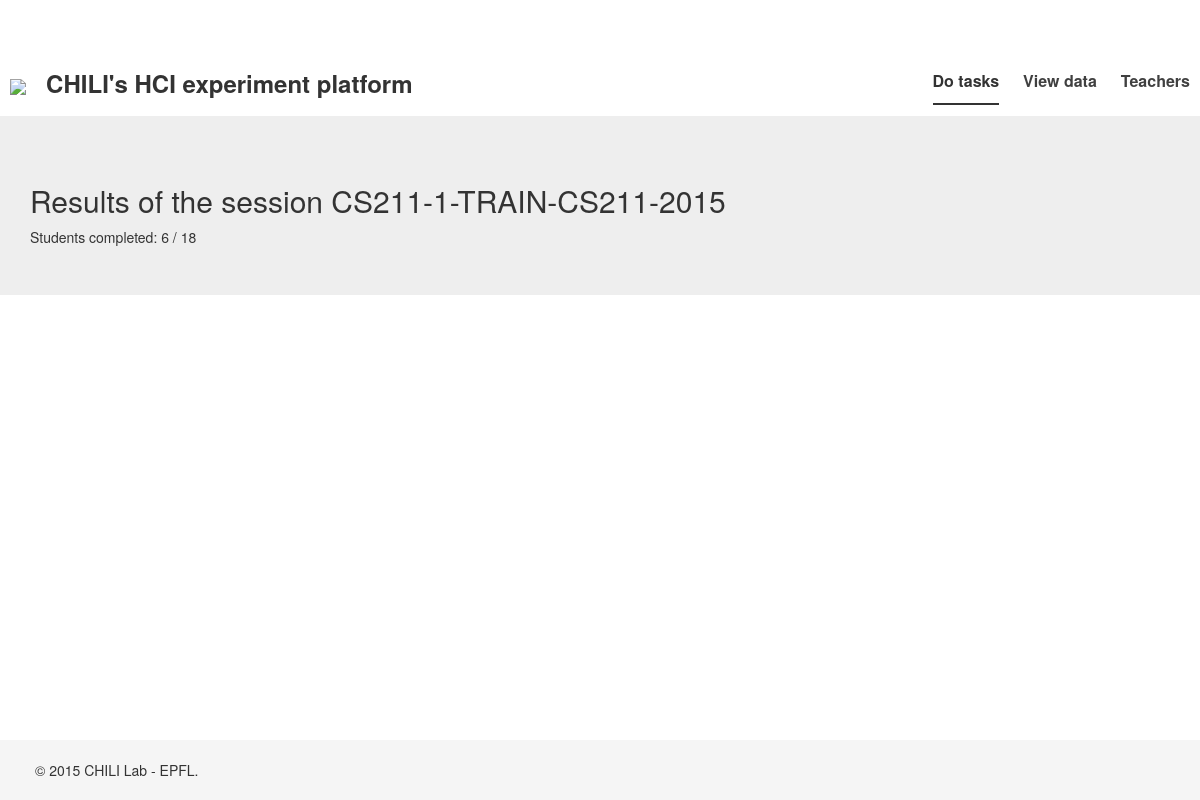
The app's page /results/2/ (signed in) with its own data.
### experiment/models.py (models this page shows, shortened)
class Session(models.Model):
    experiment = models.ForeignKey(Experiment)
    course = models.ForeignKey(Course)
    time = models.TimeField(auto_now_add=True)
    closed = models.BooleanField()
    def __str__(self):
        return self.experiment.slug.__str__() + "-" + self.course.__str__()
    def num_students(self):
        return self.user_set.all().count()
    def num_students_completed(self):
        return self.user_set.filter(completed=1).count()

class Experiment(models.Model):
    slug = models.CharField(max_length=50)
    name = models.CharField(max_length=50)

class Course(models.Model):
    slug = models.CharField(max_length=50)
    name = models.CharField(max_length=50)
    def __str__(self):
        return self.name.__str__()

### analytics/views.py (the view)
# urls.py: url(r'^results/(?P<id>\d+)/$', login_required(ResultsView.as_view()), name='results'),
class ResultsView(TemplateView):
    def get(self, request, *args, **kwargs):
        session = Session.objects.get(id = kwargs['id'])
        results = Result.objects.filter(user__in = session.user_set.all())
        ep = EXPERIMENT_CLASSES[session.experiment.slug]()
        processed_results = ep.process_results(results)
        context = {"results": processed_results, "session": session}
        return render(request, "analytics/generic.html", context)

### templates/analytics/generic.html (shortened to what this page needs)
{% extends "base.html" %}
{% load staticfiles %}
{% block content %}
    <div class="jumbotron">
      <div class="container">
	<h2>Results of the session {{ session }}</h2>
	Students completed: {{ session.num_students_completed }} / {{ session.num_students }}
      </div>
    </div>
{% endblock %}

### cs211labs/static/css/custom.css (style rules this page uses)
html { position: relative; min-height: 100%; }
body { margin-bottom: 60px; }

### records on screen
Session: experiment+course "CS211-1-TRAIN-CS211-2015", num_students_completed "6", num_students "18"
